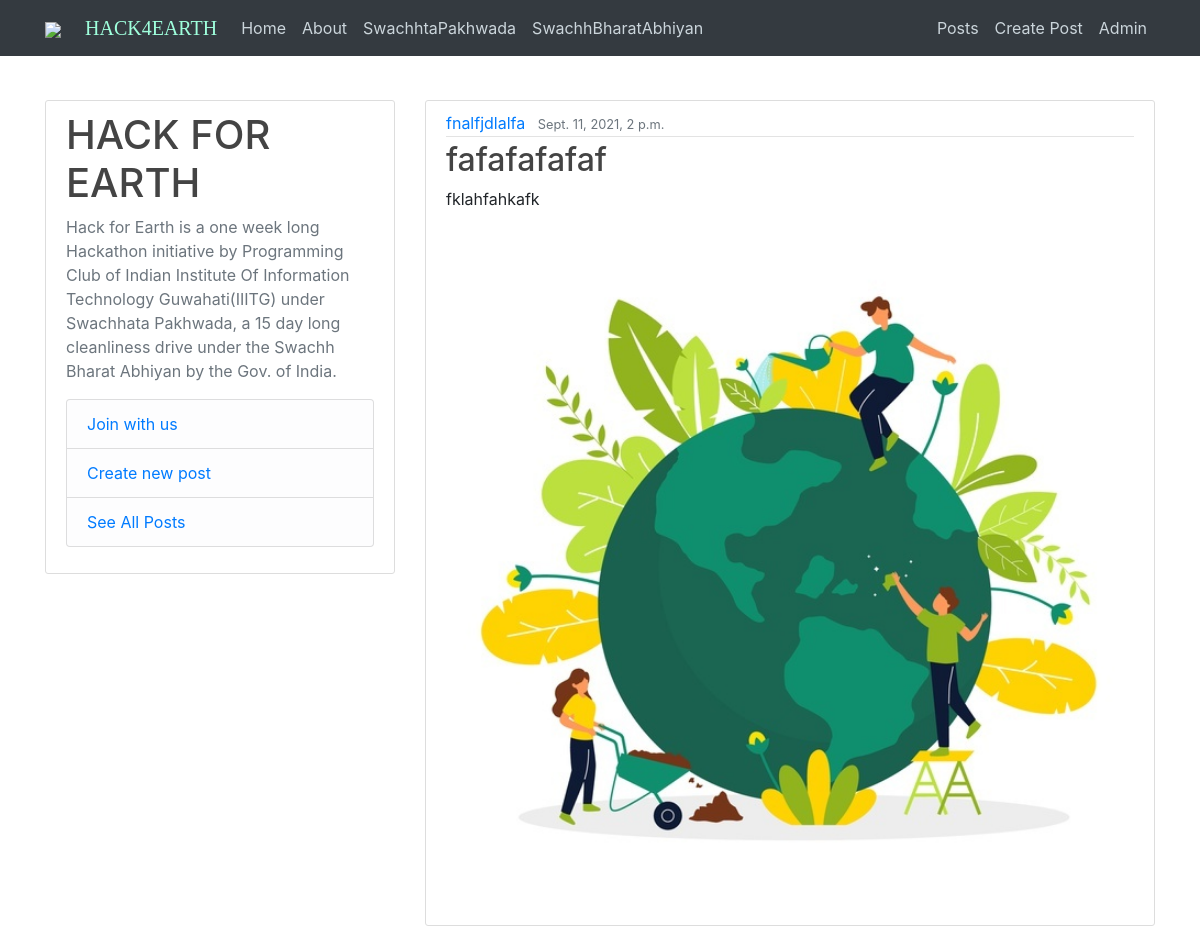
Screenshot of /post/12/ with the database file from the repository.
### blog/models.py (models this page shows, shortened)
class Post(models.Model):
    title = models.CharField(max_length=100)
    content = models.TextField()
    image = models.ImageField(
        upload_to='post_images')
    date_posted = models.DateTimeField(default=timezone.now)
    author = models.CharField(max_length=100)

### blog/views.py (the view)
# urls.py: path('post/<int:pk>/', PostDetailView.as_view(), name='post-detail'),
class PostDetailView(DetailView):
    model = Post

### blog/templates/blog/post_detail.html
{% extends "blog/base.html" %}
{%block content %}
    <article class="media content-section">
        <div class="media-body">
            <div class="article-metadata">
            <a class="mr-2" href="#">{{ object.author }}</a>
            <small class="text-muted">{{ object.date_posted }}</small>
            </div>
            <h2 class="article-title">{{ object.title }}</h2>
            <p class="article-content">{{ object.content }}</p>
             <img src="{{post.image.url | default_if_none:'#' }}" alt="loading image..." class = "img-responsive" width = "100%">
        </div>
    </article>
{% endblock content %}

### blog/static/blog/main.css (style rules this page uses)
h1, h2, h3, h4, h5, h6 { color: #444444; }
.content-section { background: #ffffff; padding: 10px 20px; border: 1px solid #dddddd; border-radius: 3px; margin-bottom: 20px; }
.article-title { color: #444444; }
.article-content { white-space: pre-line; }
.article-metadata { padding-bottom: 1px; margin-bottom: 4px; border-bottom: 1px solid #e3e3e3; }

### rows the page displays
Post: author "fnalfjdlalfa", date_posted "Sept. 11, 2021, 2 p.m.", title "fafafafafaf", content "fklahfahkafk", image (picture)
